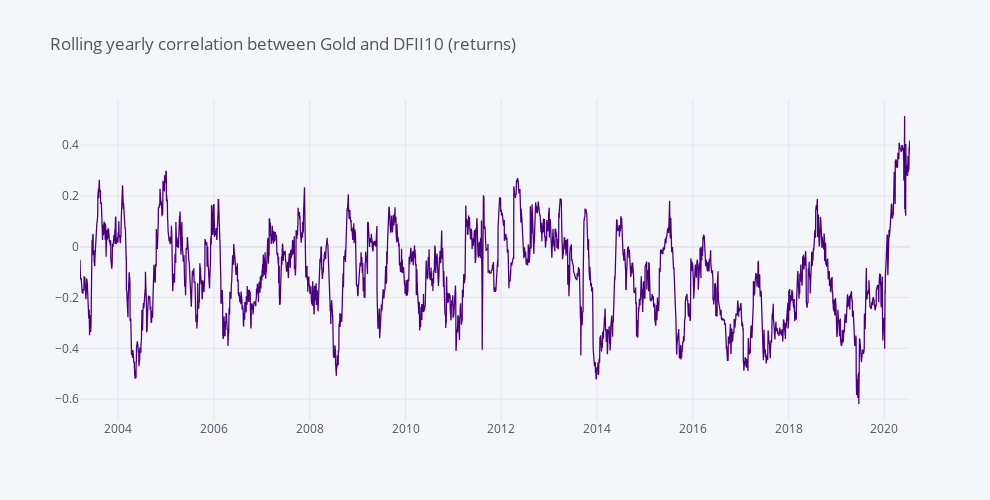

Source (notebook cell):
### Code cell
returns['GOLD'].rolling(52).corr(returns['DFII10']).dropna().iplot(dimensions=pa.dimensions, color='indigo', title='Rolling yearly correlation between Gold and DFII10 (returns)')

### Figure 1 — Plotly figure (JSON) as saved in the notebook; plotly's stock layout.template omitted (floating-point values rounded to 4 significant figures; data arrays with more than 128 entries replaced by an {"elided": "..."} marker saying what was removed)
{"data": [{"line": {"color": "rgba(75, 0, 130, 1.0)", "dash": "solid", "shape": "linear", "width": 1.3}, "mode": "lines", "name": "None", "text": "", "type": "scatter", "x": {"elided": "4507 str values"}, "y": {"elided": "4507 float values"}}], "layout": {"height": 500, "legend": {"bgcolor": "#F5F6F9", "font": {"color": "#4D5663"}}, "paper_bgcolor": "#F5F6F9", "plot_bgcolor": "#F5F6F9", "title": {"font": {"color": "#4D5663"}, "text": "Rolling yearly correlation between Gold and DFII10 (returns)"}, "width": 990, "xaxis": {"autorange": true, "gridcolor": "#E1E5ED", "range": ["2003-03-17", "2020-07-14"], "showgrid": true, "tickfont": {"color": "#4D5663"}, "title": {"font": {"color": "#4D5663"}, "text": ""}, "type": "date", "zerolinecolor": "#E1E5ED"}, "yaxis": {"autorange": true, "gridcolor": "#E1E5ED", "range": [-0.6822, 0.5774], "showgrid": true, "tickfont": {"color": "#4D5663"}, "title": {"font": {"color": "#4D5663"}, "text": ""}, "type": "linear", "zerolinecolor": "#E1E5ED"}}}
